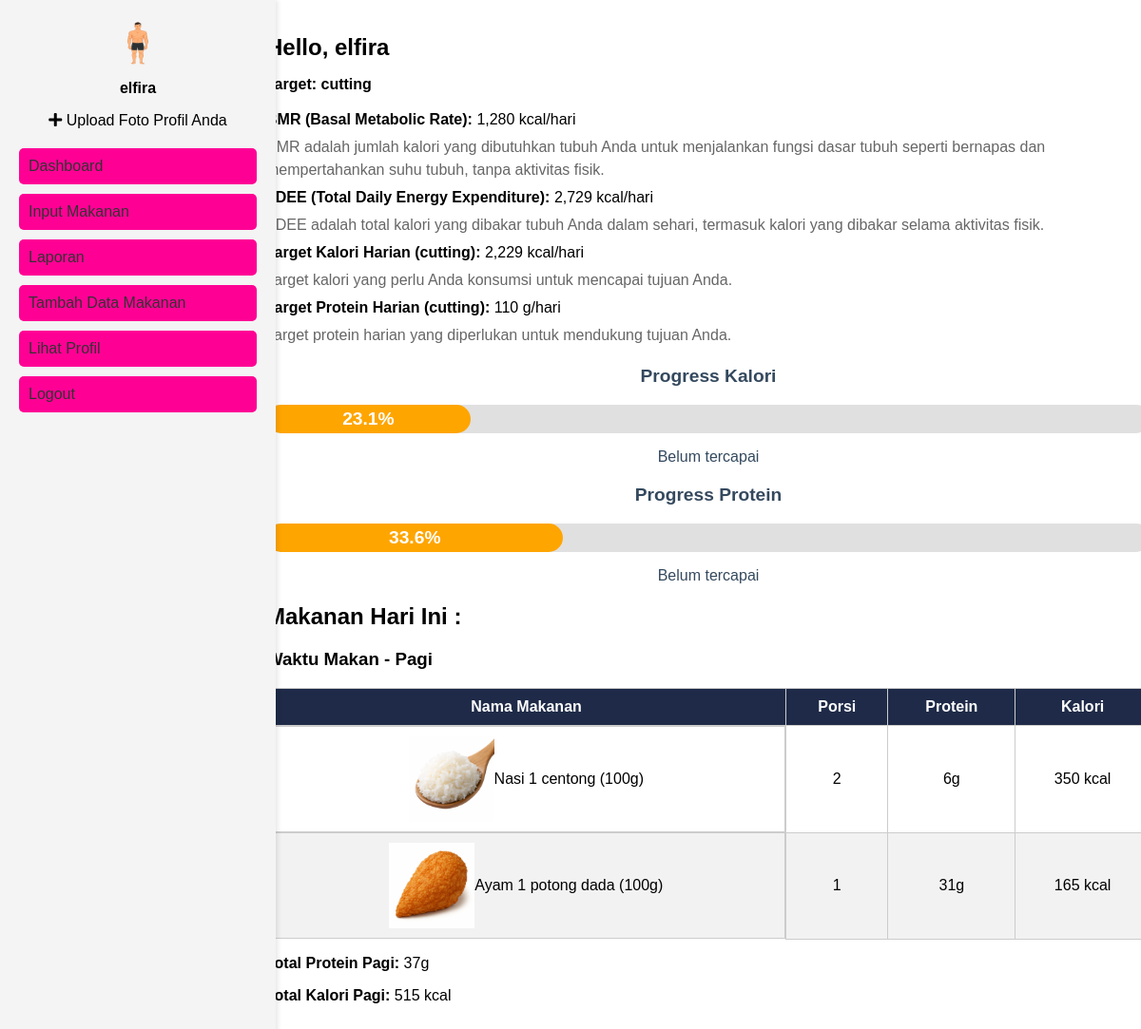
The page /dashboard/elfira on the database its author committed.
### app.py (models this page shows, shortened)
class User(db.Model):
    id = db.Column(db.Integer, primary_key=True)
    username = db.Column(db.String(120), unique=True, nullable=False)
    password = db.Column(db.String(120), nullable=False)
    umur = db.Column(db.Integer, nullable=False)
    tb = db.Column(db.Integer, nullable=False)
    bb = db.Column(db.Integer, nullable=False)
    profile_picture = db.Column(db.String(200), nullable=True)
    tujuan = db.Column(db.String(50), nullable=False)
    aktivitas = db.Column(db.String(50), nullable=False)
    tipe_tubuh = db.Column(db.String(50), nullable=False)
    gender = db.Column(db.String(10), nullable=False)
    bmr = db.Column(db.Float, nullable=True)
    tdee = db.Column(db.Float, nullable=True)
    foods = db.relationship('Food', backref='user', lazy=True)

class WaktuMakan(db.Model):
    id = db.Column(db.Integer, primary_key=True)
    waktu_makan = db.Column(db.String(50), nullable=False)
    food_id = db.Column(db.Integer, db.ForeignKey('food.id', name='fk_food_id'), nullable=False)
    user_id = db.Column(db.Integer, db.ForeignKey('user.id', name='fk_user_id'), nullable=False)
    food = db.relationship('Food', backref='waktu_makan', lazy=True)
    user = db.relationship('User', backref='waktu_makan', lazy=True)

class Food(db.Model):
    id = db.Column(db.Integer, primary_key=True)
    nama_makanan = db.Column(db.String(120), nullable=False)
    porsi = db.Column(db.Integer, default=1)
    protein = db.Column(db.Integer, nullable=False)
    kalori = db.Column(db.Integer, nullable=False)
    image = db.Column(db.String(200))
    user_id = db.Column(db.Integer, db.ForeignKey('user.id'), nullable=True)
    input_from = db.Column(db.String(50))

### app.py (the view)
@app.route('/dashboard/<username>')
def dashboard(username):
    user = User.query.filter_by(username=username).first_or_404()
    bmr = user.bmr
    tdee = user.tdee
    if user.tujuan == 'bulking':
        target_calories = tdee + 500  # Menambah 500 kalori untuk bulking
        target_protein = user.bb * 2  # Asumsi protein 15% dari total kalori
    elif user.tujuan == 'cutting':
        target_calories = tdee - 500  # Mengurangi 500 kalori untuk cutting
        target_protein = user.bb * 2  # Asumsi protein 15% dari total kalori
    else:
        target_calories = tdee  # Target kalori tetap di TDEE untuk maintain
        target_protein = user.bb * 1.6  # Asumsi protein 15% dari total kalori
    makanan_pagi = WaktuMakan.query.filter_by(waktu_makan='Pagi', user_id=user.id).all()
    makanan_siang = WaktuMakan.query.filter_by(waktu_makan='Siang', user_id=user.id).all()
    makanan_sore = WaktuMakan.query.filter_by(waktu_makan='Sore', user_id=user.id).all()
    makanan_malam = WaktuMakan.query.filter_by(waktu_makan='Malam', user_id=user.id).all()
    def total(waktu_list):
        return sum(w.food.protein for w in waktu_list if w.food.input_from == 'input makanan'), \
               sum(w.food.kalori  for w in waktu_list if w.food.input_from == 'input makanan')
    total_protein_input = sum(f.protein for f in user.foods if f.input_from == 'input makanan')
    total_kalori_input = sum(f.kalori  for f in user.foods if f.input_from == 'input makanan')
    total_protein_pagi, total_kalori_pagi = total(makanan_pagi)
    total_protein_siang, total_kalori_siang = total(makanan_siang)
    total_protein_sore, total_kalori_sore = total(makanan_sore)
    total_protein_malam, total_kalori_malam = total(makanan_malam)
    progress_calories = round((total_kalori_input / target_calories) * 100, 1)  # Round to 1 decimal
    progress_protein = round((total_protein_input / target_protein) * 100, 1)  # Round to 1 decimal
    target_status_calories = "Sudah tercapai" if total_kalori_input >= target_calories else "Belum tercapai"
    target_status_protein = "Sudah tercapai" if total_protein_input >= target_protein else "Belum tercapai"
    return render_template('dashboard.html',
                           user=user,
                           bmr=round(bmr),  # Menampilkan BMR dengan pembulatan
                           tdee=round(tdee),  # Menampilkan TDEE dengan pembulatan
                           target_calories=round(target_calories),  # Menampilkan target kalori dengan pembulatan
                           target_protein=round(target_protein),  # Menampilkan target protein dengan pembulatan
                           total_protein_input_makanan=total_protein_input,
                           total_kalori_input_makanan=total_kalori_input,
                           total_protein_pagi=total_protein_pagi,
                           total_kalori_pagi=total_kalori_pagi,
                           total_protein_siang=total_protein_siang,
                           total_kalori_siang=total_kalori_siang,
                           total_protein_sore=total_protein_sore,
                           total_kalori_sore=total_kalori_sore,
                           total_protein_malam=total_protein_malam,
                           total_kalori_malam=total_kalori_malam,
                           makanan_pagi=makanan_pagi,
                           makanan_siang=makanan_siang,
                           makanan_sore=makanan_sore,
                           makanan_malam=makanan_malam,
                           progress_calories=progress_calories,
                           progress_protein=progress_protein,
                           target_status_calories=target_status_calories,
                           target_status_protein=target_status_protein)

### app.py (called while the page is built)
@app.template_filter('format_number')
def format_number(value):
    try:
        return "{:,.0f}".format(value)
    except ValueError:
        return value

### templates/dashboard.html (shortened to what this page needs)
<!DOCTYPE html>
<html lang="id">
<head>
    <link rel="stylesheet" href="{{ url_for('static', filename='dashboard.css') }}">
    <link href="https://cdnjs.cloudflare.com/ajax/libs/font-awesome/5.15.4/css/all.min.css" rel="stylesheet">
    <link rel="stylesheet" href="{{ url_for('static', filename='sidebar.css') }}">
</head>
<body>
<div class="container">
    {% include 'sidebar.html' %}
    <div class="main-content">
        <header class="header">
            <h1>Hello, {{ user.username }}</h1>
            <p><strong>Target: {{ user.tujuan }}</strong></p>
            <div class="bmr-tdee-info">
                <p><strong>BMR (Basal Metabolic Rate):</strong> {{ user.bmr|round(0)|int | format_number }} kcal/hari</p>
                <p class="info-text">BMR adalah jumlah kalori yang dibutuhkan tubuh Anda untuk menjalankan fungsi dasar tubuh seperti bernapas dan mempertahankan suhu tubuh, tanpa aktivitas fisik.</p>
                <p><strong>TDEE (Total Daily Energy Expenditure):</strong> {{ user.tdee|round(0)|int | format_number }} kcal/hari</p>
                <p class="info-text">TDEE adalah total kalori yang dibakar tubuh Anda dalam sehari, termasuk kalori yang dibakar selama aktivitas fisik.</p>
                <p><strong>Target Kalori Harian ({{ user.tujuan }}):</strong> {{ "{:,.0f}".format(target_calories) }} kcal/hari</p>
                <p class="info-text">Target kalori yang perlu Anda konsumsi untuk mencapai tujuan Anda.</p>
                <p><strong>Target Protein Harian ({{ user.tujuan }}):</strong> {{ "{:,.0f}".format(target_protein) }} g/hari</p>
                <p class="info-text">Target protein harian yang diperlukan untuk mendukung tujuan Anda.</p>
            </div>
            <div class="progress-container">
                <h3>Progress Kalori</h3>
                <div class="progress-bar">
                    <div class="progress-fill" style="width: {{ progress_calories }}%; background-color: {{ 'green' if progress_calories >= 100 else 'orange' }};">
                        <span class="progress-text">{{ progress_calories | round(1) }}%</span>
                    </div>
                </div>
                <p>{{ target_status_calories }}</p>
            </div>
            <div class="progress-container">
                <h3>Progress Protein</h3>
                <div class="progress-bar">
                    <div class="progress-fill" style="width: {{ progress_protein }}%; background-color: {{ 'green' if progress_protein >= 100 else 'orange' }};">
                        <span class="progress-text">{{ progress_protein | round(1) }}%</span>
                    </div>
                </div>
                <p>{{ target_status_protein }}</p>
            </div>
        </header>
        <section class="food-list">
            <h2>Makanan Hari Ini :</h2>
            {% if not (makanan_pagi or makanan_siang or makanan_sore or makanan_malam) %}
                <p>Anda belum makan apa-apa hari ini, klik Input Makanan.</p>
            {% else %}
                {% if makanan_pagi %}
                    <h3 style="margin-top: 20px;">Waktu Makan - Pagi</h3>
                    <table>
                        <thead>
                            <tr>
                                <th>Nama Makanan</th>
                                <th>Porsi</th>
                                <th>Protein</th>
                                <th>Kalori</th>
                            </tr>
                        </thead>
                        <tbody>
                            {% for food in makanan_pagi %}
                            <tr>
                                <td style="text-align: center; display: flex; flex-direction: row; justify-content: center; align-items: center;">
                                    <img src="{{ url_for('uploaded_file', filename=food.food.image) }}" alt="Food Image" style="max-width: 90px; max-height: 90px;">
                                    <span>{{ food.food.nama_makanan }}</span>
                                </td>
                                <td>{{ food.food.porsi }}</td>
                                <td>{{ food.food.protein }}g</td>
                                <td>{{ food.food.kalori }} kcal</td>
                            </tr>
                            {% endfor %}
                        </tbody>
                    </table>
                    <p><strong>Total Protein Pagi:</strong> {{ total_protein_pagi }}g</p>
                    <p><strong>Total Kalori Pagi:</strong> {{ total_kalori_pagi }} kcal</p>
                {% endif %}
            {% endif %}
        </section>
    </div>
</div>
</body>
</html>

### templates/sidebar.html (shortened to what this page needs)
<div class="sidebar">
        <div class="profile">
        {% if user.profile_picture %}
            <img id="profile-pic" src="{{ url_for('uploaded_file', filename=user.profile_picture) }}" alt="Profile" class="profile-pic" style="width: 50px; height: 50px; border-radius: 50%;">
        {% else %}
            <img id="profile-pic" src="{{ url_for('static', filename='images/default_profile.png') }}" alt="Profile" class="profile-pic" style="width: 50px; height: 50px; border-radius: 50%;">
        {% endif %}
        <p class="username">{{ user.username }}</p>
        <div class="upload-container">
            <label for="profile-upload" class="upload-icon">
                <i class="fa fa-plus" aria-hidden="true"></i>
            </label>
            <span>Upload Foto Profil Anda</span>
        </div>
        </div>
        <nav class="menu">
            <a href="/dashboard/{{ user.username }}"          class="menu-item">Dashboard</a>
            <a href="/input_makanan/{{ user.username }}"      class="menu-item">Input Makanan</a>
            <a href="/laporan/{{ user.username }}"            class="menu-item">Laporan</a>
            <a href="/tambah_data/{{ user.username }}"        class="menu-item">Tambah Data Makanan</a>
            <a href="{{ url_for('profile', username=user.username) }}" class="menu-item">Lihat Profil</a>
            <a href="/logout"                                 class="menu-item">Logout</a>
        </nav>
    </div>

### static/dashboard.css (style rules this page uses)
body { font-family: Arial, sans-serif; background-color: #f4f4f4; margin: 0; padding: 0; }
.container { display: flex; justify-content: flex-start; margin: 0 auto; max-width: 1250px; padding: 20px; min-height: 100vh; flex-wrap: wrap; }
.main-content { width: 100%; margin-left: 250px; margin-top: -20px; margin-right: -50px; background-color: white; padding: 20px; border-radius: 8px; flex-grow: 1; }
.header { margin-bottom: 20px; }
.header h1 { font-size: 24px; margin-bottom: 5px; }
.bmr-tdee-info p { font-size: 16px; margin: 5px 0; line-height: 1.5; }
.info-text { font-size: 14px; color: #666; margin-top: 5px; }
.progress-container { margin-top: 20px; text-align: center; }
.progress-bar { width: 100%; height: 30px; background-color: #e0e0e0; border-radius: 30px; position: relative; margin: 10px 0; overflow: hidden; }
.progress-fill { height: 100%; display: flex; justify-content: center; align-items: center; position: relative; transition: width 0.5s ease-in-out; color: white; font-weight: bold; border-radius: 30px; text-align: center; }
.progress-text { position: absolute; font-size: 1.2em; font-weight: bold; z-index: 1; }
.progress-container h3 { font-size: 1.2em; color: #34495E; }
.progress-container p { color: #34495E; font-size: 1em; }
.progress-bar .progress-fill { background-color: #f39c12; }
.food-list table { width: 100%; border-collapse: collapse; }
.food-list table th, .food-list table td { border: 1px solid #ccc; padding: 10px; text-align: center; }
.food-list table th { background-color: #1e2a47; color: white; }
.food-list table tr:nth-child(even) { background-color: #f2f2f2; }

### static/sidebar.css (style rules this page uses)
.sidebar { position: fixed; top: 0; left: 0; width: 250px; height: 100%; background-color: #f4f4f4; padding: 20px; box-shadow: 2px 0 5px rgba(0, 0, 0, 0.1); z-index: 100; }
.sidebar img { width: 50px; height: 50px; border-radius: 50%; }
.sidebar .username { margin-top: 10px; text-align: center; font-weight: bold; }
.sidebar .menu { margin-top: 20px; }
.sidebar .menu-item { display: block; color: #333; text-decoration: none; margin-bottom: 10px; }
.main-content { margin-left: 240px; margin-right: -50px; margin-top: -20px; padding: 20px; background-color: #fff; flex-grow: 1; }
.profile { text-align: center; margin-bottom: 20px; }
.profile img { width: 80px; height: 80px; border-radius: 50%; }
.username { font-weight: bold; margin-top: 10px; font-size: 16px; }
.menu { margin-top: 20px; }
.menu-item { display: block; padding: 10px; background-color: #ff0095; color: white; text-decoration: none; margin-bottom: 5px; border-radius: 5px; }

### rows shown on the page
User: profile_picture (picture), username "elfira", tujuan "cutting", bmr "1,280", tdee "2,729"
WaktuMakan: image (picture), food.nama_makanan "Nasi 1 centong (100g)", food.porsi "2", food.protein "6", food.kalori "350"
WaktuMakan: image (picture), food.nama_makanan "Ayam 1 potong dada (100g)", food.porsi "1", food.protein "31", food.kalori "165"

### other values the page prints
{{ "{:,.0f}".format(target_calories) }} "2,229"
{{ "{:,.0f}".format(target_protein) }} "110"
{{ progress_calories | round(1) }} "23.1"
{{ target_status_calories }} "Belum tercapai"
{{ progress_protein | round(1) }} "33.6"
{{ target_status_protein }} "Belum tercapai"
{{ total_protein_pagi }} "37"
{{ total_kalori_pagi }} "515"
